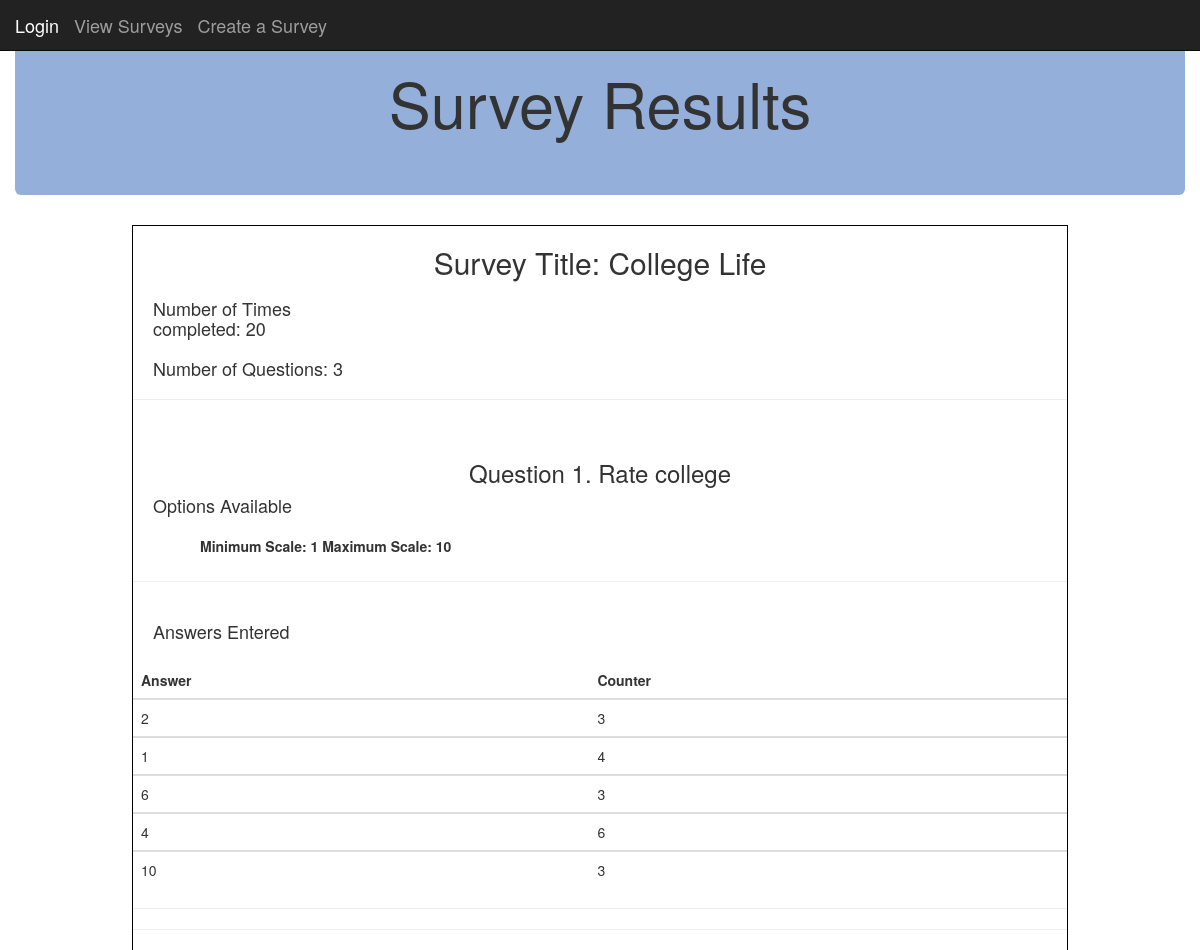
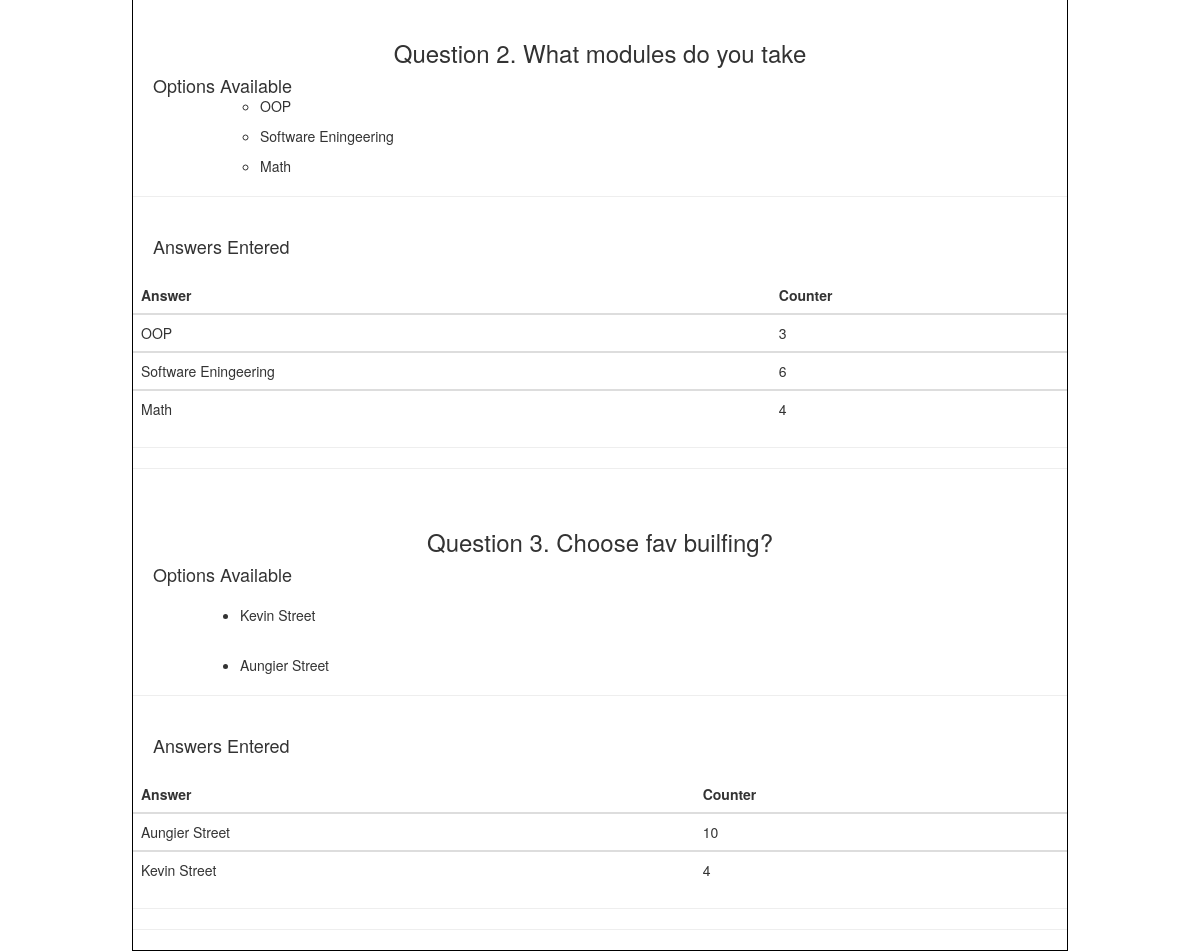
Page /post_detail/17/ on the committed database (2 pictures, top to bottom).
### posts/models.py (models this page shows, shortened)
class Post(models.Model):
	title = models.CharField(max_length = 250)
	dateSurvCreated = models.DateTimeField()
	numOfQuestions = models.IntegerField( default = '1')
	numOfTimesCompleted = models.IntegerField( default = '1')
	private = models.CharField(max_length = 250, default = "no")
	passcode = models.CharField(max_length = 250, default = "code")

class Question(models.Model):
	questionLabel = models.CharField(max_length = 250)
	surveybelongto = models.CharField(max_length = 250, default = "survey")
	questionNumber = models.IntegerField( default = '1')
	numberOfAnswers = models.IntegerField( default = '1')

class Answers(models.Model):
	answerID = models.CharField(max_length = 250)
	answerLabel = models.CharField(max_length = 250, default = "answer")
	questionNumber = models.IntegerField( default = '1')
	surveyTitle = models.CharField(max_length = 250, default = "survey")
	questionLabel = models.CharField(max_length = 250, default = "survey")
	questionType = models.CharField(max_length = 250, default = "Question type")
	scaleMinimum = models.IntegerField( default = '1')
	scaleMaximum = models.IntegerField( default = '1')
	urlForImage = models.CharField(max_length = 250, default = "URL")
	answerCounter = models.IntegerField( default = '0')

class Response(models.Model):
	survey = models.CharField(max_length = 250, default = "survey")
	question = models.CharField(max_length = 250, default = "question")
	answer = models.CharField(max_length = 250, default = "answer")
	answerCounter = models.IntegerField( default = '0')

### sitepages/views.py (the view)
# urls.py: url(r'^post_detail/(?P<post_id>[0-9]+)/$',sitepages.views.post_detail, name="post_detail"),
def post_detail(request, post_id):
    obj = Post.objects.get(pk=post_id)
    questions = Question.objects.filter(surveybelongto=obj.title).values()
    answers = Answers.objects.filter(surveyTitle = obj.title).values()
    response = Response.objects.filter(survey = obj.title).values()
    return render(request, 'sitepages/results.html',{'obj':obj, 'questions':questions, 'answers':answers, 'response':response}  )

### sitepages/templates/sitepages/results.html (shortened to what this page needs)
<!DOCTYPE html>
<html lang="en">
  <head>
    {% load static %}
    <link rel="stylesheet" type="text/css" href="{% static 'CSS/create_survey.css' %}"/>
    <link rel="stylesheet" type="text/css" href="{% static 'CSS/result.css' %}"/>
</head>
    <link rel="stylesheet" href="https://maxcdn.bootstrapcdn.com/bootstrap/3.3.7/css/bootstrap.min.css">
  </head>
	<nav class="navbar navbar-inverse navbar-fixed-top">
  		<div class="container-fluid">
    		<div class="navbar-header">
            <a class="navbar-brand active" href="{% url 'create_survey' %}">Login</a>
      			<a class="navbar-brand" href="{% url 'home' %}">View Surveys</a>
      			<a class="navbar-brand" href="{% url 'create_survey' %}">Create a Survey</a>
    		</div>
      		</div>
	</nav>
  <body>
 	<div class="container-fluid">
    <div class="jumbotron" style="background-color: #94B0DA">
      <h1 class = "text-center">Survey Results</h1>
    </div>
    <div id="parent">
    <div id="labels">
    <form action="" method="post" >
      <div class = "text-center">
        <h2>Survey Title: {{ obj.title }} </h2>
        <div class = "resultPos">
	       <div class="flexbox">
              <div class= "flexitem">
			  	<h4 class=text-left>Number of Times completed: {{ obj.numOfTimesCompleted }}</h4>
              </div>
	       </div>
        <h4 class=text-left>Number of Questions: {{ obj.numOfQuestions }}
        </h4>
        </div>
      </div>
      <hr>
      {% for question in questions.all %}
        <br>
        <h3 class = "text-center">Question {{ question.questionNumber }}. {{ question.questionLabel }}</h3>
		<h4 class = "resultPos">Options Available</h4>
        {% for answer in answers.all %}
          {% if answer.questionNumber == question.questionNumber %}
            {% if answer.questionType == "multiple" %}
            <ul class = "text-left">
            <div style="width:800px; margin:0 auto;">
              <ul class = "text-left">
               <li>{{ answer.answerLabel }}</li>
            </div>
            </ul>
            {% endif %}
            {% if answer.questionType == "checkBox" %}
            <div style="width:800px; margin:0 auto;">
              <br>
              <ul class = "text-left">
               <li>{{ answer.answerLabel }}</li>
              </ul>
            </div>
            {% endif %}
            {% if answer.questionType == "scale" %}
            {% ifchanged %}
            <div style="width:800px; margin:0 auto;">
              <br>
              <label>Minimum Scale: {{ answer.scaleMinimum }}</label>
              <label>Maximum Scale: {{ answer.scaleMaximum }}</label>
            </div>
            {% endifchanged %}
            {% endif %}
          {% endif %}
        {% endfor %}
        <hr>
        <br>
        <h4 class= "resultPos">Answers Entered</h4>
        <br>
        <table class="table" >
	        <thead>
				<tr>
					<th>Answer</th>
					<th>Counter</th>
				</tr>
			</thead>
	    {% with 'responseLabel' as list %}
        {% for response in response.all %}
            <div style="width:80%; margin:0 auto;">
						{% if response.question == question.questionLabel %}
						    <tbody>
						      <tr>
						        <td>{{ response.answer }} </td>
						        <td>{{ response.answerCounter }}</td>
						      </tr>
						    </tbody>
						{% endif %}
            </div>
		{% endfor %}
		{% endwith %}
		</table>
    	<hr>
    	<hr>
      {% endfor %}
      </div>
    </div>
    </div>
  </body>
</html>

### static/CSS/create_survey.css (style rules this page uses)
.flexbox { flex-direction: row; display: flex; flex-wrap: wrap; }
.flexitem { border-width: 1px; border-style: none; width: 150px; display: inline-block; margin: 0 50px 0 0; }
body { position: relative; }
.resultPos { margin: 0 50px 0 0; }
#parent { width:80%; margin: 0 auto }
#labels, #controls { float:left; width:100%; border:1px solid rgba(0,0,0,1); height: auto; }

### static/CSS/result.css (style rules this page uses)
.resultPos { margin-left: 20px; }

### rows in the picture
Post: title "College Life", numOfTimesCompleted "20", numOfQuestions "3"
Question: questionNumber "1", questionLabel "Rate college"
Answers: scaleMinimum "1", scaleMaximum "10"
Response: answer "2", answerCounter "3"
Response: answer "1", answerCounter "4"
Response: answer "6", answerCounter "3"
Response: answer "4", answerCounter "6"
Response: answer "10", answerCounter "3"
Question: questionNumber "2", questionLabel "What modules do you take"
Answers: answerLabel "OOP"
Answers: answerLabel "Software Eningeering"
Answers: answerLabel "Math"
Response: answer "OOP", answerCounter "3"
Response: answer "Software Eningeering", answerCounter "6"
Response: answer "Math", answerCounter "4"
Question: questionNumber "3", questionLabel "Choose fav builfing?"
Answers: answerLabel "Kevin Street"
Answers: answerLabel "Aungier Street"
Response: answer "Aungier Street", answerCounter "10"
Response: answer "Kevin Street", answerCounter "4"
